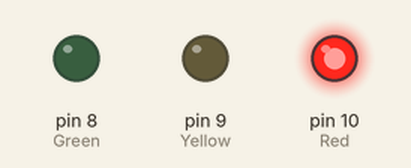
A sketch run on a simulated Arduino Uno, built with avr-gcc and run on an emulated ATmega328P. On the bench: output pins drawn as LEDs (lit = HIGH).

Above: at 2.5 s.
At 5.5 s:
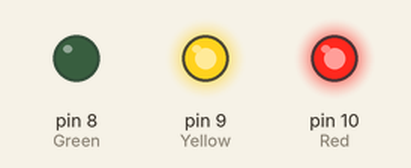
At 8.5 s:
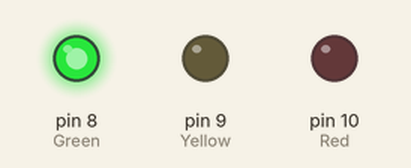
At 11.2 s:
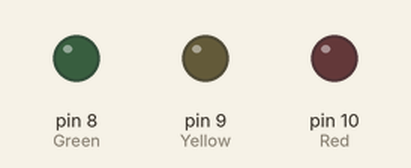
At 14.5 s:
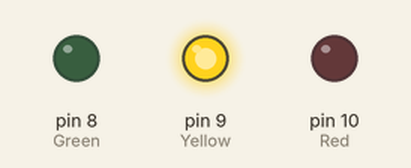
Timing chart, 0 to 19.5 s (numbered marks = the images above):
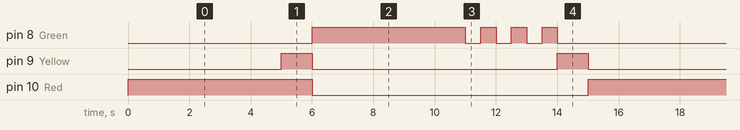

The sketch:

traffic-light-one-RYG.ino
```cpp
// v1.1
int Green=8;
int Yellow=9;
int Red=10;
int phase=5000;

void blink(int l){
  int i;
  for(i=0;i<3;i++){
    delay(500);digitalWrite(l, HIGH);
    delay(500);digitalWrite(l, LOW);
  }
}

void setup(){
  pinMode(Red, OUTPUT);
  pinMode(Green, OUTPUT);
  pinMode(Yellow, OUTPUT);
}

void loop(){
  digitalWrite(Red, HIGH);delay(phase);
  digitalWrite(Yellow, HIGH);delay(1000);
  digitalWrite(Red, LOW);
  digitalWrite(Yellow, LOW);
  digitalWrite(Green, HIGH);delay(phase);
  digitalWrite(Green, LOW);
  blink(Green);
  digitalWrite(Yellow, HIGH);delay(1000);
  digitalWrite(Yellow, LOW);
}
```

Measured:
- by itself, pin 8 (Green): repeats every 15.0 s: 3 × (LOW 0.50 s, HIGH 0.50 s), LOW 7.0 s, HIGH 5.0 s
- by itself, pin 9 (Yellow): repeats every 15.0 s: LOW 8.0 s, HIGH 1.0 s, LOW 5.0 s, HIGH 1.0 s
- by itself, pin 10 (Red): alternates HIGH for 6.0 s and LOW for 9.0 s
